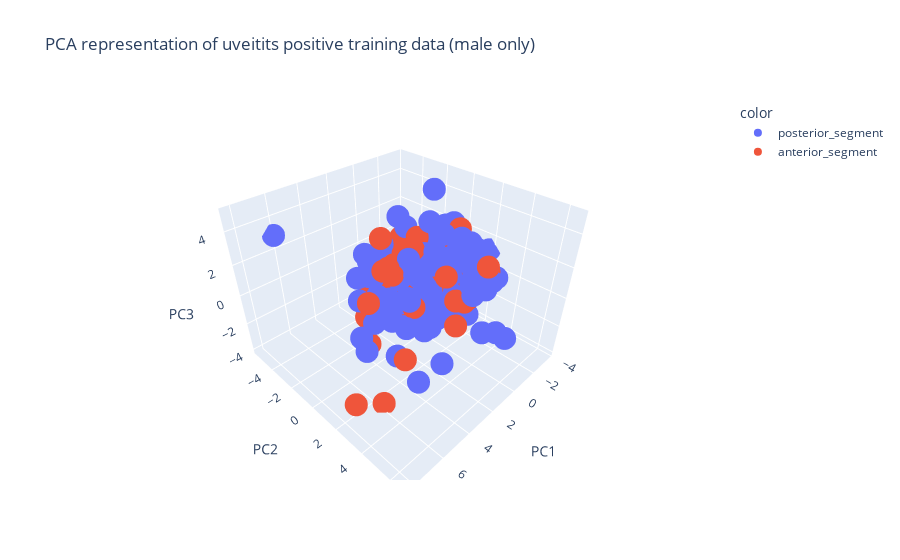

Notebook code cell kept with this figure:
### Code cell
pca = PCA(n_components=3)
pipeline = Pipeline(steps=[('prep', USE_IMPUTER),('pca',pca)])
X_pca = pipeline.fit_transform(X_train_m)
X_pca = pd.DataFrame(X_pca)
fig = px.scatter_3d(X_pca, x=0, y=1, z=2, color = y_train_m.values,
                   title="PCA representation of uveitits positive training data (male only)", labels={"0":"PC1","1":"PC2","2":"PC3"})
fig.show()
print(f'Retained Variance: {round(sum(pipeline["pca"].explained_variance_ratio_)*100,2)} %')

### Figure 1 — Plotly figure (JSON) as saved in the notebook; plotly's stock layout.template omitted (floating-point values rounded to 4 significant figures; data arrays with more than 128 entries replaced by an {"elided": "..."} marker saying what was removed)
{"data": [{"hovertemplate": "color=posterior_segment<br>PC1=%{x}<br>PC2=%{y}<br>PC3=%{z}<extra></extra>", "legendgroup": "posterior_segment", "marker": {"color": "#636efa", "symbol": "circle"}, "mode": "markers", "name": "posterior_segment", "scene": "scene", "showlegend": true, "type": "scatter3d", "x": {"elided": "193 float values"}, "y": {"elided": "193 float values"}, "z": {"elided": "193 float values"}}, {"hovertemplate": "color=anterior_segment<br>PC1=%{x}<br>PC2=%{y}<br>PC3=%{z}<extra></extra>", "legendgroup": "anterior_segment", "marker": {"color": "#EF553B", "symbol": "circle"}, "mode": "markers", "name": "anterior_segment", "scene": "scene", "showlegend": true, "type": "scatter3d", "x": [-1.487, -1.857, 3.863, 1.23, 2.08, -1.056, 0.07009, 0.02591, -1.67, -1.188, 8.216, 3.148, -0.8712, -2.802, 1.221, -0.7009, 1.196, -0.9312, 0.4357, 0.768, -1.208, -1.948, -2.121, 0.693, 0.81, -1.174, -1.762, -2.006, -0.49, -0.8162, 0.7342, -0.6289, -1.371, 0.7999, -3.079, 2.866, -0.003699, 3.598, -2.395, -1.884, -0.9757, 0.3723, 1.99, 1.309, 0.8281, -0.1287, 2.309, 1.922, 0.597, -1.007, -2.344, 3.63, -0.455, -1.148, -1.445, -1.014, -0.5604, 1.989, 0.8571, -2.648, 0.5504, -0.2297, -2.767, 5.918, -0.0909, -0.478, -1.344, -1.85, -0.5592, -1.625, -0.4694, 6.719, 0.7458, 2.869, 3.581, -1.978, -0.784], "y": [0.1553, 0.08333, 2.244, 0.2155, 0.2885, -0.5198, -0.8635, -0.6352, 2.016, -2.079, 3.352, -1.729, -1.108, 1.135, -1.718, 2.738, 0.308, -1.259, -2.616, 2.234, -1.103, -2.689, -1.039, -2.208, -1.835, 2.163, 1.0, -2.595, -2.118, 0.7571, -1.657, 1.433, 0.1098, 0.489, 2.374, -0.4624, -2.064, 0.7344, -0.06486, 0.02065, -0.7161, -1.175, 0.6301, -3.06, -1.26, -0.1908, -0.1894, -0.6733, -1.361, 0.2084, -0.4692, -1.131, -2.087, 0.4295, -0.9588, 0.3939, -2.93, -1.554, 1.338, -1.048, 0.8517, 2.382, 1.963, 2.709, 2.343, -1.104, -0.3815, 1.108, -2.535, -1.002, -0.6313, 2.826, 0.4052, 0.268, -1.028, 1.011, 3.768], "z": [-0.1512, 0.0642, -2.473, 2.521, 2.637, -0.178, -0.5727, -0.4985, 0.008391, -1.635, -1.621, -0.8317, -0.4951, -1.295, 2.054, -0.468, -1.383, -0.6053, 0.6902, 1.462, -0.4573, -1.241, -0.2997, -1.078, -2.794, -1.266, 2.947, -1.613, 0.3132, 1.164, -0.02152, 0.7386, -2.147, 0.5692, 0.1235, 1.564, -0.7252, 2.622, -0.08064, -0.2582, 0.4119, -2.336, 0.3753, -1.443, -0.5707, 0.7087, 1.846, 1.036, 0.3266, -1.028, -0.9481, -1.545, 1.679, -1.779, 1.524, 0.06642, -1.194, 2.798, 0.3932, -0.8026, 0.1594, -2.413, -0.2685, -3.933, -0.5208, 2.093, 1.469, -0.2654, 1.516, -0.2234, -1.212, 3.178, 0.2767, 1.646, -3.59, -0.2454, 2.084]}], "layout": {"legend": {"title": {"text": "color"}, "tracegroupgap": 0}, "scene": {"domain": {"x": [0, 1], "y": [0, 1]}, "xaxis": {"title": {"text": "PC1"}}, "yaxis": {"title": {"text": "PC2"}}, "zaxis": {"title": {"text": "PC3"}}}, "title": {"text": "PCA representation of uveitits positive training data (male only)"}}}
